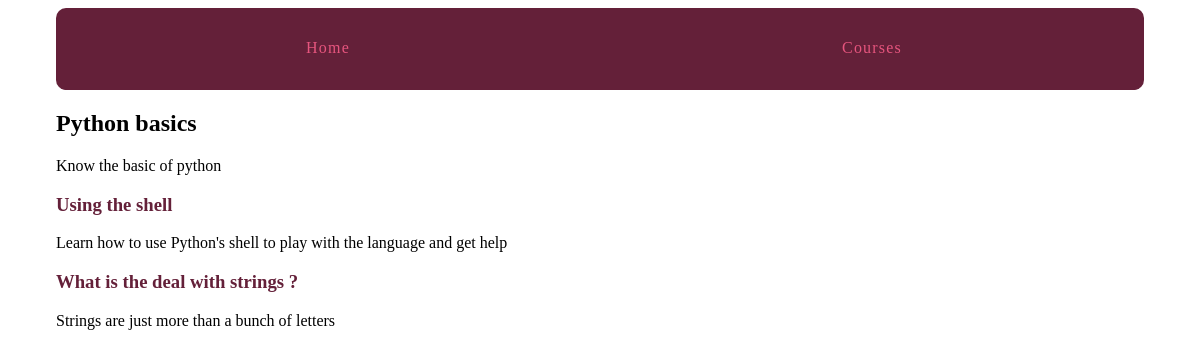
The page /courses/1/ on the database as committed earlier.
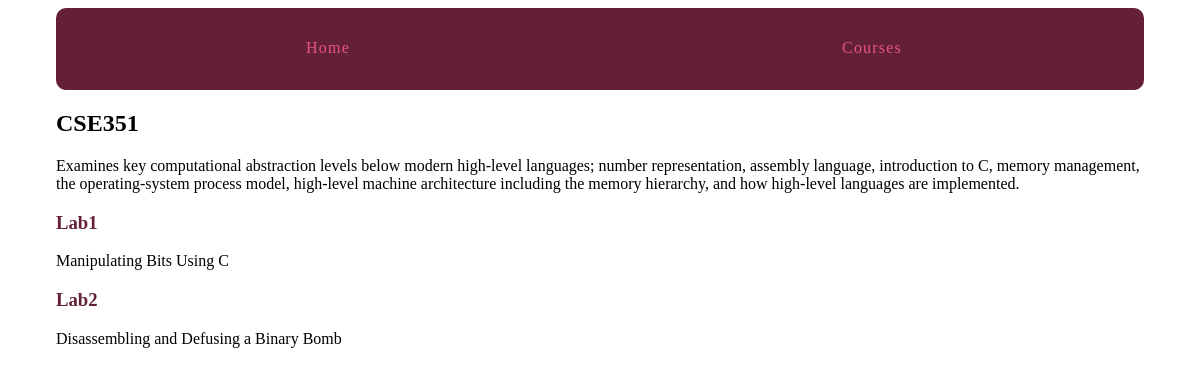
The same page on the database as committed later.
### courses/models.py (models this page shows, shortened)
class Course(models.Model):
    created_at = models.DateTimeField(auto_now_add=True)
    title = models.CharField(max_length=255)
    description = models.TextField()

class Step(models.Model):
    title = models.CharField(max_length=255)
    description = models.TextField()
    content = models.TextField(blank=True, default='')
    order = models.IntegerField(default=0)
    course = models.ForeignKey(Course)
    class Meta:
        ordering = ['order',]

### courses/views.py (the view)
# urls.py: url(r'(?P<pk>\d+)/$', views.course_detail, name='detail'),
def course_detail(request, pk):
    course = get_object_or_404(Course, pk=pk)
    return render(request, 'courses/course_detail.html', {'course': course})

### courses/templates/courses/course_detail.html (shortened to what this page needs)
{% extends "layout.html" %}
{% block content %}
<article>
    <h2>{{ course.title }}</h2>
    {{ course.description }}
    <section>
        {% for step in course.step_set.all %}
            <h3>
                <a href="{% url 'courses:step' course_pk=step.course.pk step_pk=step.pk %}">{{ step.title }}</a>
            </h3>
            {{ step.description }}
        {% endfor %}
    </section>
</article>
{% endblock %}

Rows that differ between the two databases and show on the page:
removed Step: title "Using the shell", description "Learn how to use Python's shell to play with the language and get help"
removed Step: title "What is the deal with strings ?", description "Strings are just more than a bunch of letters"
changed Course: title "Python basics" → "CSE351"; description "Know the basic of python" → "Examines key computational abstraction levels below modern high-level languages; number representation, assembly language, introduction to C, memory management, the operating-system process model, high-level machine architecture including the memory hierarchy, and how high-level languages are implemented."
added Step: title "Lab1", description "Manipulating Bits Using C"
added Step: title "Lab2", description "Disassembling and Defusing a Binary Bomb"
